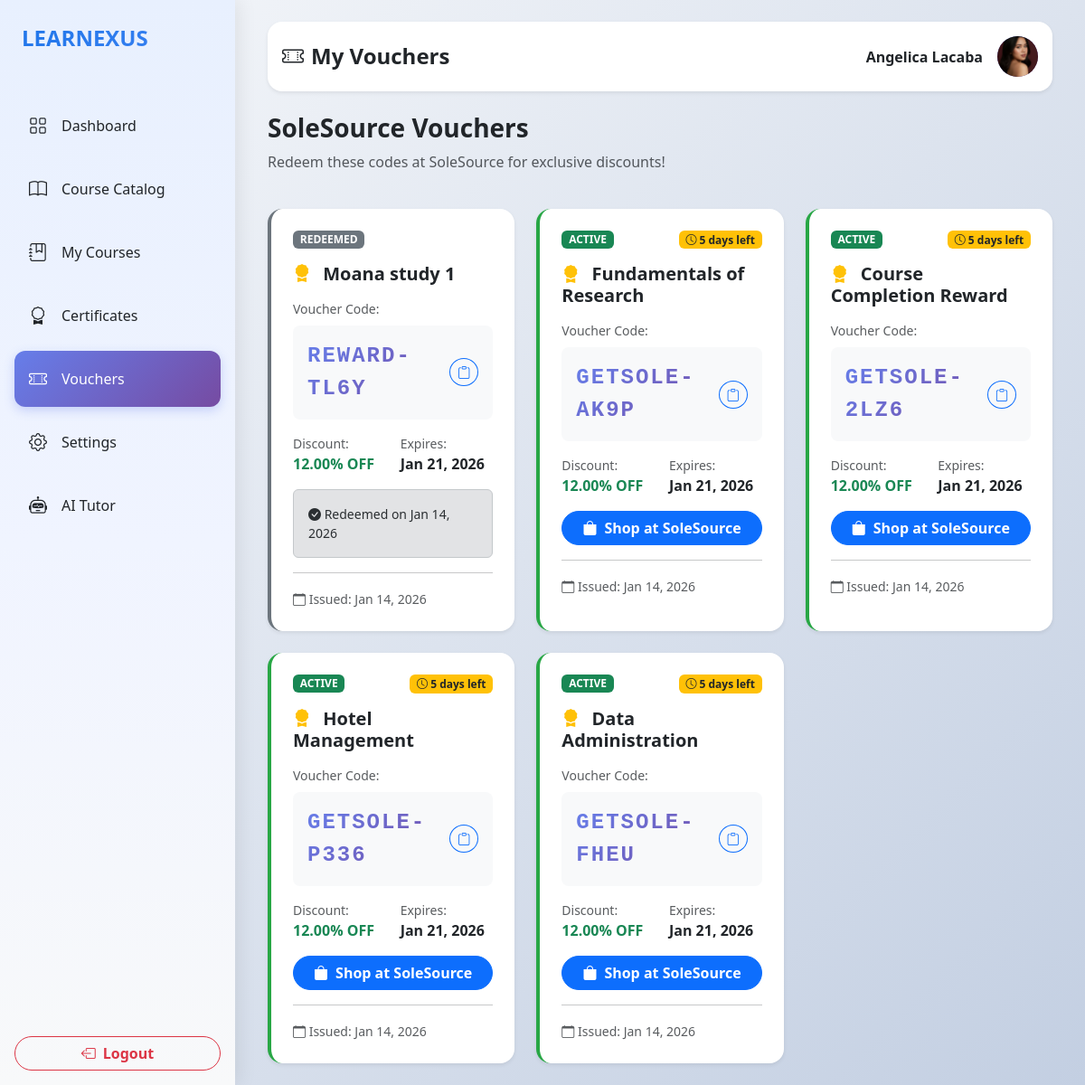
The app's page /student/vouchers.php (signed in) with its own data.
### tables this page shows
CREATE TABLE `users` (
  `userID` int(11) NOT NULL,
  `email` varchar(255) NOT NULL,
  `passwordHash` varchar(255) NOT NULL,
  `firstName` varchar(100) NOT NULL,
  `lastName` varchar(100) NOT NULL,
  `middleInitial` varchar(5) NOT NULL,
  `phone` varchar(20) DEFAULT NULL,
  `avatar` varchar(255) DEFAULT NULL,
  `phoneVerified` tinyint(1) DEFAULT 0,
  `emailVerified` tinyint(1) DEFAULT 0,
  `role` enum('student','instructor','admin') DEFAULT 'student',
  `status` enum('active','inactive','suspended') DEFAULT 'active',
  `createdAt` timestamp NOT NULL DEFAULT current_timestamp(),
  `studentNumber` varchar(50) DEFAULT NULL,
  `teacherNumber` varchar(50) DEFAULT NULL
);

CREATE TABLE `vouchers` (
  `voucherID` int(11) NOT NULL,
  `voucherCode` varchar(50) NOT NULL,
  `userID` int(11) DEFAULT NULL,
  `student_identifier` varchar(128) DEFAULT NULL COMMENT 'Identifier sent to SoleSource API',
  `certificateID` int(11) DEFAULT NULL,
  `discountPercentage` decimal(5,2) NOT NULL,
  `discount_type` enum('percent','fixed') NOT NULL DEFAULT 'percent',
  `isUsed` tinyint(1) DEFAULT 0,
  `redeemed_order` varchar(64) DEFAULT NULL COMMENT 'SoleSource order number',
  `redeemed_at` datetime DEFAULT NULL COMMENT 'When voucher was redeemed at SoleSource',
  `source` enum('course','sms','manual') NOT NULL DEFAULT 'course' COMMENT 'How voucher was generated',
  `expiryDate` date NOT NULL,
  `generatedAt` timestamp NOT NULL DEFAULT current_timestamp()
);

CREATE TABLE `courses` (
  `courseID` int(11) NOT NULL,
  `teacherID` int(11) NOT NULL,
  `title` varchar(255) NOT NULL,
  `description` text DEFAULT NULL,
  `price` decimal(10,2) DEFAULT 0.00,
  `category` varchar(100) DEFAULT NULL,
  `status` enum('draft','published','archived') DEFAULT 'draft',
  `passingScore` int(11) DEFAULT 70,
  `createdAt` timestamp NOT NULL DEFAULT current_timestamp()
);

### student/vouchers.php (the view, shortened to what this page needs)
<?php
require_once '../database/db_connect.php';
$userID = $_SESSION['user_id'];
$stmt = $conn->prepare("SELECT avatar FROM users WHERE userID = ?");
$stmt->execute([$userID]);
$userAvatar = $stmt->fetchColumn();
$stmt = $conn->prepare("
    SELECT
        v.*,
        c.title as courseTitle,
        c.courseID,
        CASE
            WHEN v.isUsed = 1 THEN 'redeemed'
            WHEN v.expiryDate < CURDATE() THEN 'expired'
            ELSE 'active'
        END as voucherStatus
    FROM vouchers v
    LEFT JOIN certificates cert ON v.certificateID = cert.certificateID
    LEFT JOIN courses c ON cert.courseID = c.courseID
    WHERE v.userID = ?
    ORDER BY v.generatedAt DESC
");
$stmt->execute([$userID]);
$vouchers = $stmt->fetchAll(PDO::FETCH_ASSOC);
?>
<!DOCTYPE html>
<html lang="en">
<head>
    <link href="https://cdn.jsdelivr.net/npm/bootstrap@5.3.3/dist/css/bootstrap.min.css" rel="stylesheet">
    <link rel="stylesheet" href="https://cdn.jsdelivr.net/npm/bootstrap-icons@1.11.1/font/bootstrap-icons.css">
</head>
<body>
    <aside class="sidebar offcanvas-lg offcanvas-start position-fixed top-0 start-0 h-100" style="width: var(--sidebar-width);" id="sidebar">
        <div class="offcanvas-body p-0 d-flex flex-column h-100">
            <div class="sidebar-brand px-4 py-4 mb-4 d-none d-lg-block">LEARNEXUS</div>
            <nav class="flex-grow-1 px-3">
                <a class="nav-link d-flex align-items-center gap-3 px-3 py-3 mb-2 text-dark fw-medium" href="dashboard.php">
                    <i class="bi bi-grid fs-5"></i><span>Dashboard</span>
                </a>
                <a class="nav-link d-flex align-items-center gap-3 px-3 py-3 mb-2 text-dark fw-medium" href="course_catalog.php">
                    <i class="bi bi-book fs-5"></i><span>Course Catalog</span>
                </a>
                <a class="nav-link d-flex align-items-center gap-3 px-3 py-3 mb-2 text-dark fw-medium" href="my_courses.php">
                    <i class="bi bi-journal-bookmark fs-5"></i><span>My Courses</span>
                </a>
                <a class="nav-link d-flex align-items-center gap-3 px-3 py-3 mb-2 text-dark fw-medium" href="certificates.php">
                    <i class="bi bi-award fs-5"></i><span>Certificates</span>
                </a>
                <a class="nav-link active d-flex align-items-center gap-3 px-3 py-3 mb-2 text-dark fw-medium" href="vouchers.php">
                    <i class="bi bi-ticket-perforated fs-5"></i><span>Vouchers</span>
                </a>
                <a class="nav-link d-flex align-items-center gap-3 px-3 py-3 mb-2 text-dark fw-medium" href="settings.php">
                    <i class="bi bi-gear fs-5"></i><span>Settings</span>
                </a>
                <a class="nav-link d-flex align-items-center gap-3 px-3 py-3 mb-2 text-dark fw-medium nav-link d-flex align-items-center gap-3 px-3 py-3 mb-2 text-dark fw-medium"
                    href="ai_chatbot.php">
                    <i class="bi bi-robot fs-5"></i><span>AI Tutor</span>
                </a>
            </nav>
            <div class="p-3 mt-auto">
                <button class="btn btn-outline-danger w-100 rounded-pill fw-semibold" onclick="window.location.href='../logout.php'">
                    <i class="bi bi-box-arrow-left me-2"></i>Logout
                </button>
            </div>
        </div>
    </aside>
    <main class="main-content p-3 p-lg-4">
        <div class="container-fluid">
            <div class="row mb-4">
                <div class="col-12">
                    <div class="card border-0 rounded-4 shadow-sm">
                        <div class="card-body p-3 d-flex justify-content-between align-items-center">
                            <div>
                                <h4 class="mb-0 fw-bold"><i class="bi bi-ticket-perforated me-2"></i>My Vouchers</h4>
                            </div>
                            <div class="d-flex align-items-center gap-3" onclick="window.location.href='settings.php'" role="button">
                                <span class="fw-semibold d-none d-sm-inline">
                                    <?php echo htmlspecialchars($_SESSION['first_name'] . ' ' . $_SESSION['last_name']); ?>
                                </span>
                                <div class="rounded-circle d-flex align-items-center justify-content-center text-white fw-bold"
                                     style="width: 45px; height: 45px; background: var(--gradient-primary);">
                                    <?php if (!empty($userAvatar) && file_exists($userAvatar)): ?>
                                        <img src="<?php echo htmlspecialchars($userAvatar); ?>" alt="Avatar" class="w-100 h-100 rounded-circle object-fit-cover">
                                    <?php else: ?>
                                        <?php echo strtoupper(substr($_SESSION['first_name'], 0, 1)); ?>
                                    <?php endif; ?>
                                </div>
                            </div>
                        </div>
                    </div>
                </div>
            </div>
            <div class="row mb-4">
                <div class="col-12">
                    <h1 class="h3 fw-bold">SoleSource Vouchers</h1>
                    <p class="text-muted">Redeem these codes at SoleSource for exclusive discounts!</p>
                </div>
            </div>
            <?php if (!empty($vouchers)): ?>
                <div class="row g-4">
                    <?php foreach ($vouchers as $voucher): ?>
                        <div class="col-12 col-md-6 col-lg-4">
                            <div class="card border-0 rounded-4 shadow-sm card-hover h-100 voucher-border-<?= $voucher['voucherStatus'] ?>">
                                <div class="card-body p-4">
                                    <div class="d-flex justify-content-between align-items-start mb-3">
                                        <span class="badge bg-<?= $voucher['voucherStatus'] === 'active' ? 'success' : ($voucher['voucherStatus'] === 'redeemed' ? 'secondary' : 'danger') ?>">
                                            <?= strtoupper($voucher['voucherStatus']) ?>
                                        </span>
                                        <?php if ($voucher['voucherStatus'] === 'active'): ?>
                                            <span class="badge bg-warning text-dark">
                                                <i class="bi bi-clock"></i> <?= floor((strtotime($voucher['expiryDate']) - time()) / 86400) ?> days left
                                            </span>
                                        <?php endif; ?>
                                    </div>
                                    <h5 class="fw-bold mb-3">
                                        <i class="bi bi-award-fill text-warning me-2"></i>
                                        <?= htmlspecialchars($voucher['courseTitle'] ?? 'Course Completion Reward') ?>
                                    </h5>
                                    <div class="mb-3">
                                        <small class="text-muted d-block mb-2">Voucher Code:</small>
                                        <div class="d-flex align-items-center justify-content-between p-3 bg-light rounded-3">
                                            <span class="voucher-code"><?= htmlspecialchars($voucher['voucherCode']) ?></span>
                                            <button class="btn btn-sm btn-outline-primary rounded-circle"
                                                    onclick="copyCode('<?= htmlspecialchars($voucher['voucherCode']) ?>')"
                                                    title="Copy code">
                                                <i class="bi bi-clipboard"></i>
                                            </button>
                                        </div>
                                    </div>
                                    <div class="row g-3 mb-3">
                                        <div class="col-6">
                                            <small class="text-muted d-block">Discount:</small>
                                            <strong class="text-success">
                                                <?= $voucher['discountPercentage'] ?><?= $voucher['discount_type'] === 'percent' ? '%' : ' PHP' ?> OFF
                                            </strong>
                                        </div>
                                        <div class="col-6">
                                            <small class="text-muted d-block">Expires:</small>
                                            <strong><?= date('M d, Y', strtotime($voucher['expiryDate'])) ?></strong>
                                        </div>
                                    </div>
                                    <?php if ($voucher['voucherStatus'] === 'redeemed'): ?>
                                        <div class="alert alert-secondary small mb-0">
                                            <i class="bi bi-check-circle-fill"></i>
                                            Redeemed on <?= date('M d, Y', strtotime($voucher['redeemed_at'])) ?>
                                        </div>
                                    <?php elseif ($voucher['voucherStatus'] === 'active'): ?>
                                        <a href="https://dev.art2cart.shop/pages/shop.php?voucher=<?= urlencode($voucher['voucherCode']) ?>"
                                           target="_blank"
                                           class="btn btn-primary w-100 rounded-pill fw-semibold">
                                            <i class="bi bi-bag-fill me-2"></i>Shop at SoleSource
                                        </a>
                                    <?php else: ?>
                                        <div class="alert alert-danger small mb-0">
                                            <i class="bi bi-exclamation-triangle-fill"></i> This voucher has expired
                                        </div>
                                    <?php endif; ?>
                                    <hr class="my-3">
                                    <small class="text-muted">
                                        <i class="bi bi-calendar"></i> Issued: <?= date('M d, Y', strtotime($voucher['generatedAt'])) ?>
                                    </small>
                                </div>
                            </div>
                        </div>
                    <?php endforeach; ?>
                </div>
            <?php endif; ?>
        </div>
    </main>
</body>
</html>

### student/vouchers.php (style rules this page uses)
:root { --sidebar-width: 260px; --gradient-primary: linear-gradient(135deg, #667eea 0%, #764ba2 100%); --gradient-accent: linear-gradient(135deg, #1a73e8 0%, #4285f4 100%); }
body { background: linear-gradient(135deg, #f5f7fa 0%, #c3cfe2 100%); min-height: 100vh; }
.sidebar { background: linear-gradient(180deg, #e8f0fe 0%, #f0f4ff 50%, #f8f9fa 100%); width: var(--sidebar-width); box-shadow: 4px 0 20px rgba(0,0,0,0.08); }
.sidebar-brand { font-size: 1.5rem; font-weight: 800; background: var(--gradient-accent); -webkit-background-clip: text; -webkit-text-fill-color: transparent; background-clip: text; }
.nav-link { border-radius: 12px; transition: all 0.2s ease; position: relative; }
.nav-link::before { content: ''; position: absolute; left: 0; top: 50%; transform: translateY(-50%); width: 4px; height: 0; background: #1a73e8; border-radius: 0 4px 4px 0; transition: height 0.25s ease; }
.nav-link.active { background: var(--gradient-primary); color: white !important; box-shadow: 0 4px 12px rgba(102, 126, 234, 0.3); }
.nav-link.active::before { display: none; }
@media (min-width: 992px) { .main-content { margin-left: var(--sidebar-width); } }
.card-hover { transition: transform 0.2s, box-shadow 0.2s; }
.voucher-code { font-family: 'Courier New', monospace; font-size: 1.5rem; font-weight: bold; letter-spacing: 2px; background: linear-gradient(135deg, #667eea 0%, #764ba2 100%); -webkit-background-clip: text; -webkit-text-fill-color: transparent; background-clip: text; }
.voucher-border-active { border-left: 4px solid #28a745 !important; }
.voucher-border-redeemed { border-left: 4px solid #6c757d !important; }

### records on screen
users: avatar (picture)
vouchers: voucherStatus "REDEEMED", courses.title "Moana study 1", voucherCode "REWARD-TL6Y", discountPercentage "12.00", expiryDate "Jan 21, 2026", redeemed_at "Jan 14, 2026", generatedAt "Jan 14, 2026"
vouchers: voucherStatus "ACTIVE", courses.title "Fundamentals of Research", voucherCode "GETSOLE-AK9P", discountPercentage "12.00", expiryDate "Jan 21, 2026", generatedAt "Jan 14, 2026"
vouchers: voucherStatus "ACTIVE", courseTitle "Course Completion Reward", voucherCode "GETSOLE-2LZ6", discountPercentage "12.00", expiryDate "Jan 21, 2026", generatedAt "Jan 14, 2026"
vouchers: voucherStatus "ACTIVE", courses.title "Hotel Management", voucherCode "GETSOLE-P336", discountPercentage "12.00", expiryDate "Jan 21, 2026", generatedAt "Jan 14, 2026"
vouchers: voucherStatus "ACTIVE", courses.title "Data Administration", voucherCode "GETSOLE-FHEU", discountPercentage "12.00", expiryDate "Jan 21, 2026", generatedAt "Jan 14, 2026"

### other values on screen
$_SESSION['first_name'] . ' ' . $_SESSION['last_name'] "Angelica Lacaba"
